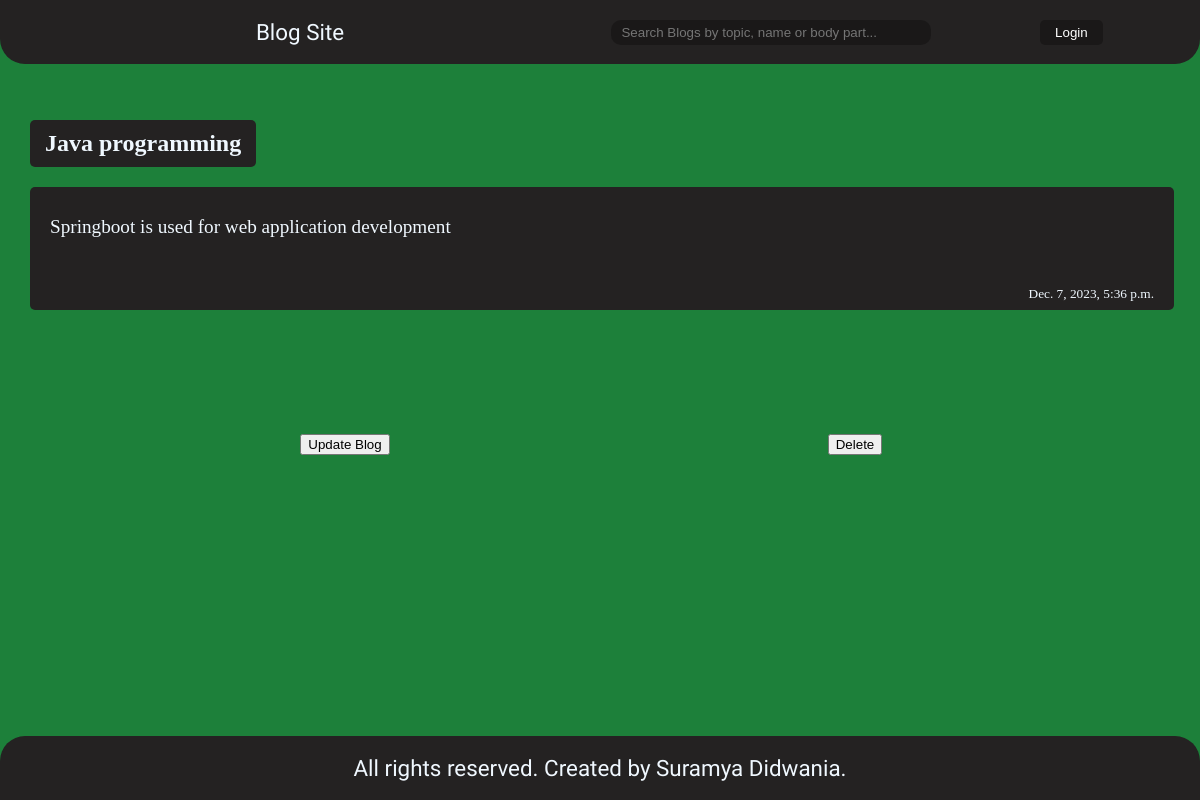
/blog/Java-programming, run on the app's committed database.
### blogs/models.py (models this page shows, shortened)
class blog(models.Model):
    title = models.CharField(max_length=50)
    slug = models.CharField(max_length=30)
    body = models.TextField()
    date = models.DateTimeField(default=timezone.now)
    thumb = models.ImageField(upload_to="thumbnails",blank=True)
    topicname = models.ForeignKey(topic,on_delete=models.SET_NULL,null=True)
    author = models.TextField(blank=False,default='admin')

### blogs/views.py (the view)
# urls.py: path('blog/<str:slug>',views.blogpage,name='blogpage'),
def blogpage(request,slug):
    blogpost = blog.objects.get(slug=slug)
    return render(request, 'blogpage.html', {'blogpost':blogpost})

### blogs/templates/blogpage.html (shortened to what this page needs)
{% extends 'base_layout.html' %}
{% block content %}
<div class="blogpage">
    <div class="heading">
        <h2 id="blogtitle">{{blogpost.title}}</h2>
    </div>
    <div class="blogcontent">
        <p id="blogbody">{{blogpost.body}}</p>
        <p id="blogdate">{{blogpost.date}}</p>
    </div>
    <div class="index-btns">
        <form action="{% url 'updateblog' blogpost.id }" method="post">
            <input type="submit" value="Update Blog">
        </form>
        <form action="{% url 'deleteblog' blogpost.id %}" method="post">
            <input type="submit" value="Delete">
        </form>
    </div>
</div>
{% endblock %}

### blogs/static/styling/style.css (style rules this page uses)
body { color: white; background-color: rgb(29, 128, 58); background-size: cover; margin: 0px; width: 100vw; }
.index-btns { display: grid; justify-items: center; align-items: center; padding: 8vh 5vw; height: 20vh; grid-template-columns: 1fr 1fr; }
.blogpage { display: flex; flex-direction: column; padding: 50px 30px; margin-top: 60px; }
.heading,.blogcontent { background-color: rgb(36, 34, 34); color: aliceblue; border-radius: 5px; border: none; margin: 10px 0px; }
.heading { width: fit-content; padding: 10px 15px; }
.heading>h2 { margin: 0px; }
.blogcontent { width: 92vw; padding: 10px 20px; display: grid; justify-self: center; }
#blogbody { font-size: larger; }
#blogdate { font-size: smaller; position: relative; top: 15px; justify-self: end; }
.blogpage>.index-btns { height: 15vh; margin-bottom: -100px; }

### data on the page
blog: title "Java programming", body "Springboot is used for web application development", date "Dec. 7, 2023, 5:36 p.m."
